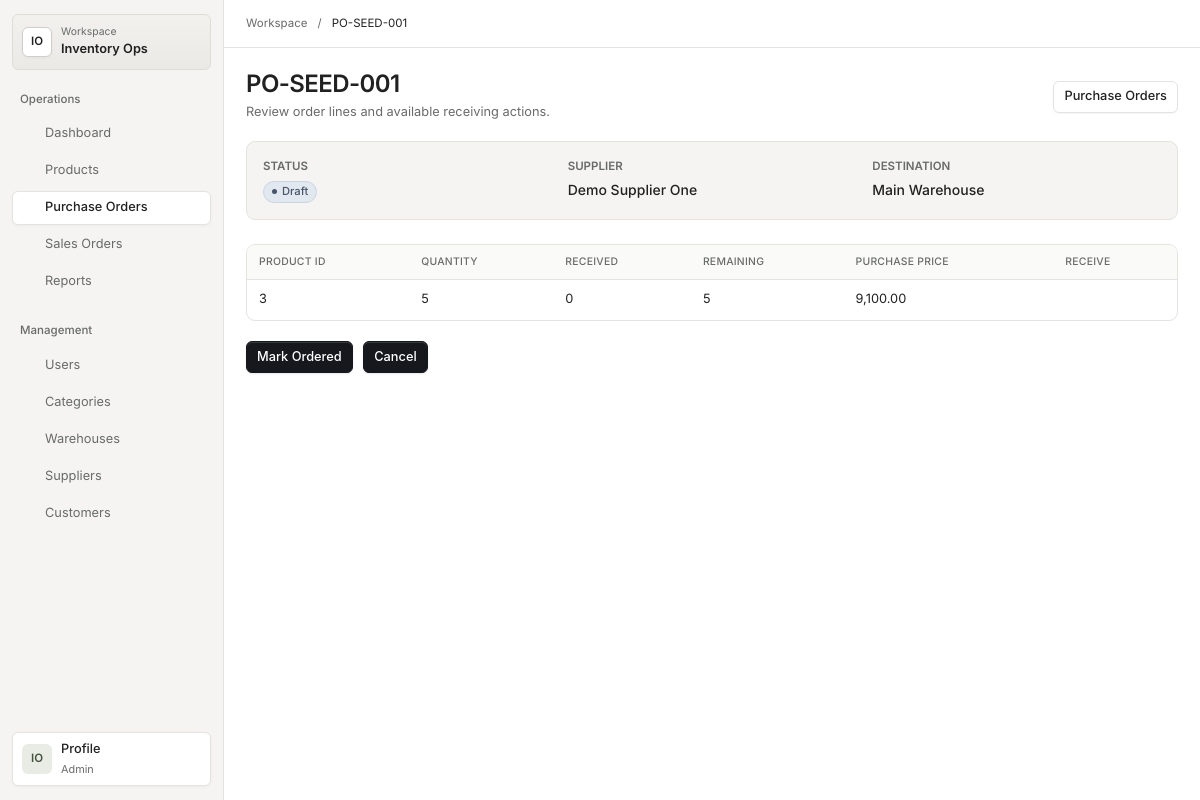
Screenshot of /purchase-orders/show?id=1 (signed in) with the database file from the repository.
### tables this page shows
CREATE TABLE IF NOT EXISTS purchase_orders (
    id INT UNSIGNED AUTO_INCREMENT PRIMARY KEY,
    order_number VARCHAR(50) NOT NULL,
    supplier_id INT UNSIGNED NOT NULL,
    destination_warehouse_id INT UNSIGNED NOT NULL,
    status ENUM('Draft', 'Ordered', 'PartiallyReceived', 'Received', 'Cancelled') NOT NULL DEFAULT 'Draft',
    order_date DATE NOT NULL,
    created_by INT UNSIGNED NOT NULL,
    created_at TIMESTAMP NOT NULL DEFAULT CURRENT_TIMESTAMP,
    updated_at TIMESTAMP NOT NULL DEFAULT CURRENT_TIMESTAMP ON UPDATE CURRENT_TIMESTAMP,
    UNIQUE KEY uq_purchase_orders_order_number (order_number),
    KEY idx_purchase_orders_status_date (status, order_date),
    KEY idx_purchase_orders_supplier (supplier_id),
    KEY idx_purchase_orders_warehouse (destination_warehouse_id),
    CONSTRAINT fk_purchase_orders_supplier FOREIGN KEY (supplier_id) REFERENCES suppliers (id),
    CONSTRAINT fk_purchase_orders_warehouse FOREIGN KEY (destination_warehouse_id) REFERENCES warehouses (id),
    CONSTRAINT fk_purchase_orders_created_by FOREIGN KEY (created_by) REFERENCES users (id)
);

CREATE TABLE IF NOT EXISTS suppliers (
    id INT UNSIGNED AUTO_INCREMENT PRIMARY KEY,
    name VARCHAR(120) NOT NULL,
    email VARCHAR(190) NOT NULL DEFAULT '',
    phone VARCHAR(40) NOT NULL DEFAULT '',
    address VARCHAR(255) NOT NULL DEFAULT '',
    is_active TINYINT(1) NOT NULL DEFAULT 1,
    created_at TIMESTAMP NOT NULL DEFAULT CURRENT_TIMESTAMP,
    updated_at TIMESTAMP NOT NULL DEFAULT CURRENT_TIMESTAMP ON UPDATE CURRENT_TIMESTAMP,
    UNIQUE KEY uq_suppliers_name (name),
    KEY idx_suppliers_active (is_active)
);

CREATE TABLE IF NOT EXISTS warehouses (
    id INT UNSIGNED AUTO_INCREMENT PRIMARY KEY,
    name VARCHAR(120) NOT NULL,
    location VARCHAR(190) NOT NULL DEFAULT '',
    is_active TINYINT(1) NOT NULL DEFAULT 1,
    created_at TIMESTAMP NOT NULL DEFAULT CURRENT_TIMESTAMP,
    updated_at TIMESTAMP NOT NULL DEFAULT CURRENT_TIMESTAMP ON UPDATE CURRENT_TIMESTAMP,
    UNIQUE KEY uq_warehouses_name (name),
    KEY idx_warehouses_active (is_active)
);

CREATE TABLE IF NOT EXISTS purchase_order_items (
    id INT UNSIGNED AUTO_INCREMENT PRIMARY KEY,
    purchase_order_id INT UNSIGNED NOT NULL,
    product_id INT UNSIGNED NOT NULL,
    quantity INT UNSIGNED NOT NULL,
    received_quantity INT UNSIGNED NOT NULL DEFAULT 0,
    purchase_price DECIMAL(14,2) NOT NULL DEFAULT 0.00,
    created_at TIMESTAMP NOT NULL DEFAULT CURRENT_TIMESTAMP,
    updated_at TIMESTAMP NOT NULL DEFAULT CURRENT_TIMESTAMP ON UPDATE CURRENT_TIMESTAMP,
    UNIQUE KEY uq_purchase_order_items_po_product (purchase_order_id, product_id),
    KEY idx_purchase_order_items_product (product_id),
    CONSTRAINT fk_purchase_order_items_order FOREIGN KEY (purchase_order_id) REFERENCES purchase_orders (id) ON DELETE CASCADE,
    CONSTRAINT fk_purchase_order_items_product FOREIGN KEY (product_id) REFERENCES products (id),
    CONSTRAINT chk_purchase_order_items_quantity_positive CHECK (quantity > 0),
    CONSTRAINT chk_purchase_order_items_received_non_negative CHECK (received_quantity >= 0),
    CONSTRAINT chk_purchase_order_items_price_non_negative CHECK (purchase_price >= 0),
    CONSTRAINT chk_purchase_order_items_received_lte_quantity CHECK (received_quantity <= quantity)
);

### views/purchase-orders/show.php (the view, shortened to what the rows shown need)
<!doctype html>
<html lang="en">
<head>
    <link rel="stylesheet" href="/assets/css/app.css">
</head>
<body>
    <?php $workspaceTitle = $order->orderNumber(); require dirname(__DIR__) . '/partials/workspace-start.php'; ?>
    <main class="page" id="main-content">
        <?php
        $detailStatusClass = $order->status() === 'PartiallyReceived' ? 'partial' : strtolower(str_replace([' ', '_'], '-', $order->status()));
        $detailStatusTone = match ($order->status()) {
            'Received' => 'status-success',
            'PartiallyReceived', 'Ordered' => 'status-warning',
            'Cancelled' => 'status-danger',
            default => 'status-normal',
        };
        ?>
        <header class="page-header">
            <div><p class="app-title">Purchase Order</p><h1><?= htmlspecialchars($order->orderNumber(), ENT_QUOTES, 'UTF-8') ?></h1><p class="page-subtitle">Review order lines and available receiving actions.</p></div>
        </header>
        <dl class="detail-summary">
            <div><dt>Status</dt><dd><span class="status-badge <?= $detailStatusTone ?> status-<?= htmlspecialchars($detailStatusClass, ENT_QUOTES, 'UTF-8') ?>"><?= htmlspecialchars($order->status(), ENT_QUOTES, 'UTF-8') ?></span></dd></div>
            <div><dt>Supplier</dt><dd><?= htmlspecialchars(($suppliers[$order->supplierId()] ?? null)?->name() ?? 'Unknown', ENT_QUOTES, 'UTF-8') ?></dd></div>
            <div><dt>Destination</dt><dd><?= htmlspecialchars(($warehouses[$order->destinationWarehouseId()] ?? null)?->name() ?? 'Unknown', ENT_QUOTES, 'UTF-8') ?></dd></div>
        </dl>
        <div class="table-scroll" role="region" aria-label="<?= htmlspecialchars($workspaceTitle . ' table', ENT_QUOTES, 'UTF-8') ?>" tabindex="0">
<table class="detail-table">
            <thead><tr><th scope="col">Product ID</th><th scope="col">Quantity</th><th scope="col">Received</th><th scope="col">Remaining</th><th scope="col">Purchase Price</th><th scope="col">Receive</th></tr></thead>
            <tbody>
                <?php foreach ($order->items() as $item): ?>
                    <tr>
                        <td><?= $item->productId() ?></td>
                        <td><?= $item->quantity() ?></td>
                        <td><?= $item->receivedQuantity() ?></td>
                        <td><?= $item->remainingQuantity() ?></td>
                        <td><?= number_format($item->purchasePrice(), 2) ?></td>
                        <td>
                        </td>
                    </tr>
                <?php endforeach; ?>
            </tbody>
        </table>
</div>
    </main>
    <?php require dirname(__DIR__) . '/partials/workspace-end.php'; ?>
</body>
</html>

### views/partials/workspace-start.php (shortened to what the rows shown need)
<div class="app-shell">
    <div class="main-content">
        <div class="workspace-header">
        <nav class="workspace-topbar" aria-label="Breadcrumb"><a href="/dashboard">Workspace</a><span aria-hidden="true">/</span><span aria-current="page"><?= htmlspecialchars($workspaceTitle, ENT_QUOTES, 'UTF-8') ?></span></nav>
        </div>

### rows the page displays
purchase_orders: order_number "PO-SEED-001", status "Draft", supplier.name "Demo Supplier One", destination_warehouse.name "Main Warehouse"
purchase_order_items: product "3", quantity "5", received_quantity "0", purchase_price "9,100.00"

### other values shown
$workspaceGroup "Operations"
$workspaceLabel "Dashboard"
$workspaceLabel "Products"
$workspaceLabel "Purchase Orders"
$workspaceLabel "Sales Orders"
$workspaceLabel "Reports"
$workspaceGroup "Management"
$workspaceLabel "Users"
$workspaceLabel "Categories"
$workspaceLabel "Warehouses"
$workspaceLabel "Suppliers"
$workspaceLabel "Customers"
